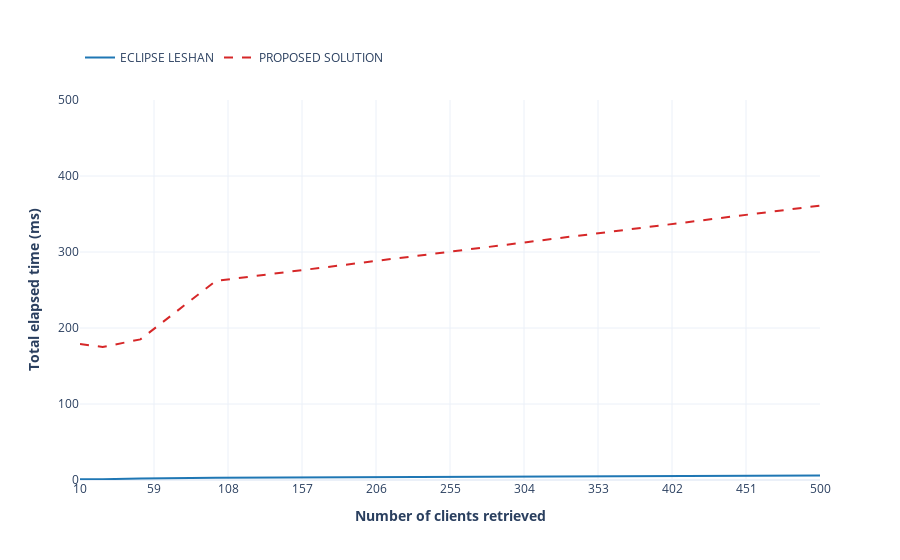

The cell this chart's notebook holds for it:
### Markdown cell above
### Eclipse Leshan vs Proposed solution. Get all method

### Code cell
leshan = [1, 1, 2, 3, 6]
proposed = [179, 175, 185, 262, 361]

leshanVsProposed(leshan, proposed)

### Figure 1 — Plotly figure (JSON) as saved in the notebook; plotly's stock layout.template omitted (floating-point values rounded to 4 significant figures)
{"data": [{"line": {"color": "#1f77b4"}, "mode": "lines", "name": "ECLIPSE LESHAN", "type": "scatter", "x": [10, 25, 50, 100, 500], "y": [1, 1, 2, 3, 6]}, {"line": {"color": "#d62728", "dash": "dash"}, "mode": "lines", "name": "PROPOSED SOLUTION", "type": "scatter", "x": [10, 25, 50, 100, 500], "y": [179, 175, 185, 262, 361]}], "layout": {"legend": {"orientation": "h", "y": 1.15}, "xaxis": {"dtick": 49, "range": [10, 500], "tick0": 10, "title": {"text": "<b>Number of clients retrieved</b>"}}, "yaxis": {"range": [0, 500], "title": {"text": "<b>Total elapsed time (ms)</b>"}}}}
